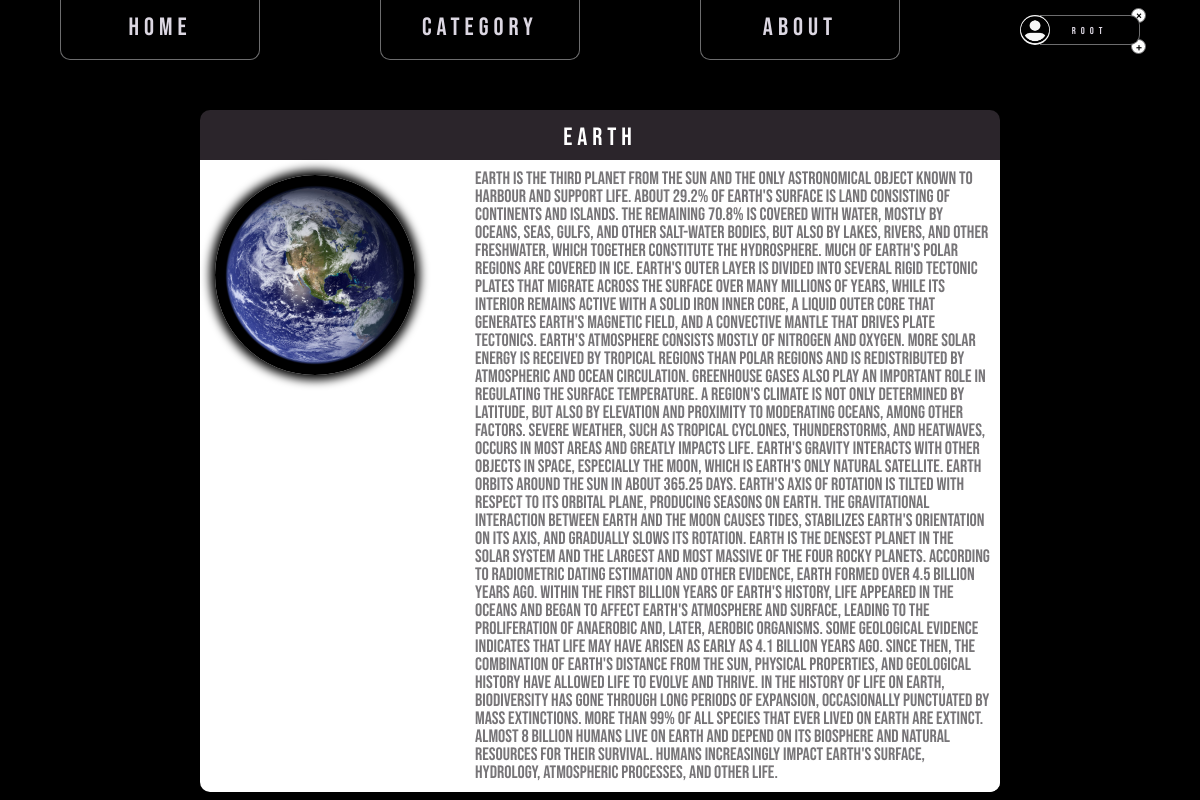
The app's page /category/info/earth/ (signed in) with its own data.
### planets/models.py (models this page shows, shortened)
class Planets(models.Model):
    title = models.CharField(max_length=255)
    slug = models.SlugField(max_length=255, unique=True, db_index=True)
    content = models.TextField(blank=True)
    photo = models.ImageField(upload_to='photos/%Y/%m/%d/')
    is_published = models.BooleanField(default=True)
    cat = models.ForeignKey('Category', on_delete=models.PROTECT)

### planets/views.py (the view)
# urls.py: path('category/info/<slug:cos_slug>/', Show_post.as_view(), name='info'),
class Show_post(ListView):
    model = Planets
    template_name = 'planets/show_post.html'
    context_object_name = 'post'
    slug_url_kwarg = 'cos_slug'
    def get_queryset(self):
        return Planets.objects.filter(slug=self.kwargs['cos_slug'], is_published=True)
    def get_context_data(self, **kwargs):
        context = super().get_context_data(**kwargs)
        context['title'] = self.kwargs['cos_slug']
        context['menu'] = menu
        return context

### planets/templates/planets/show_post.html
{% extends 'planets/base.html' %}
{% block content %}
    {% for p in post %}
    <div class="content-post">
        <div class="content-post__planets">
            <div class="content-post__planets__name">{{ p.title }}</div>
            <div class="content-post__planets__info">
                <img class="content-post__planets__info content-post__planets__info_foto" src="{{ p.photo.url }}" alt="Sorry" width="200px" height="200px" />
                <div class="content-post__planets__info content-post__planets__info_cat-id">{{ p.content }}</div>
            </div>
        </div>
    </div>
    {% endfor %}
{% endblock %}

### planets/templates/planets/base.html (shortened to what this page needs)
{% load static %}
<!DOCTYPE html>
<html lang="ru">
<head>
    <link type="text/css" href="{% static 'planets/css/style.css' %}" rel="stylesheet" />
</head>
<body>
    <div class="menu">
        <ul class="menu__link">
            {% for m in menu%}
            <li>
                <a href="{% url m.url_name %}" class="menu__link menu__link_home">{{ m.title }}</a>
            </li>
            {% endfor %}
            {% if request.user.is_authenticated %}
            <li><a href="{% url 'logout' %}" class="menu__link__exit"><span class="menu__link__exit menu__link__exit_cross">×</span></a>
            <a href="{% url 'user' %}" class="menu__link__foto"><img class="menu__link__foto menu__link__foto_png" src="{% static 'planets/images/user.png' %}" alt="Sorry"/><span class="menu__link__foto menu__link__foto_text">{{ user.username }}</span></a>
            <a href="{% url 'add_page' %}" class="menu__link__add"><span class="menu__link__add menu__link__add_plus">+</span></a>
            {% endif %}
        </ul>
    </div>
    {% block content %}
    {% endblock %}
</body>
</html>

### planets/static/planets/css/style.css (style rules this page uses)
* { padding: 0; margin: 0; border: 0; }
*, *:before, *:after { -moz-box-sizing: border-box; -webkit-box-sizing: border-box; box-sizing: border-box; }
html, body { height: 100%; width: 100%; font-size: 100%; line-height: 1; font-size: 14px; -ms-text-size-adjust: 100%; -moz-text-size-adjust: 100%; -webkit-text-size-adjust: 100%; }
a, a:visited { text-decoration: none; }
ul li { list-style: none; }
img { vertical-align: top; }
body { background-color: black; }
.menu { -webkit-box-shadow: 0 0 10px 5px black; box-shadow: 0 0 10px 5px black; }
.menu__link { background-color: black; height: 60px; display: -webkit-box; display: -ms-flexbox; display: flex; -ms-flex-pack: distribute; justify-content: space-around; font-size: 25px; color: #ddd8e3fe; font-family: 'Bebas Neue'; letter-spacing: 5px; text-align: center; }
.menu__link_home { padding: 15px 0 0 0; width: 200px; border: 1px solid #6d6d6e; border-top: none; border-radius: 0 0 10px 10px; }
.menu__link__foto { display: -webkit-box; display: -ms-flexbox; display: flex; color: #ddd8e3fe; height: 30px; border-radius: 10px; }
.menu__link__foto_png { border-radius: 50%; border: none; width: 30px; height: 30px; position: relative; z-index: 2; }
.menu__link__foto_text { position: relative; z-index: 1; background-color: black; display: block; font-size: 10px; margin: 0 0 0 -10px; border: 1px solid #6d6d6e; border-left: none; padding: 10px 0 0 0; border-radius: 0 10px 10px 0; width: 100px; height: 30px; }
.menu__link__exit { display: block; width: 15px; height: 15px; margin-left: auto; position: relative; z-index: 0; left: 3px; top: 4px; }
.menu__link__exit_cross { color: black; font-size: 15px; border: 1px solid #6d6d6e; border-radius: 50%; padding: 0 0 0 4px; background-color: white; }
.menu__link__add { display: block; width: 15px; height: 15px; margin-left: auto; position: relative; z-index: 0; }
.menu__link__add_plus { color: black; font-size: 15px; border: 1px solid #6d6d6e; border-radius: 50%; padding: 1px 0 0 4px; background-color: white; left: 6px; bottom: 6px; }
.content-post { margin: 50px 200px 0 200px; }
.content-post__planets__name { color: white; background-color: #2b252b; height: 50px; text-align: center; padding: 15px 0 0 0; border-radius: 10px 10px 0 0; letter-spacing: 5px; font-family: 'Bebas Neue'; font-size: 25px; }
.content-post__planets__info { display: -webkit-box; display: -ms-flexbox; display: flex; border-radius: 0 0 10px 10px; background-color: white; }
.content-post__planets__info_cat-id { color: #777578; font-family: 'Bebas Neue'; padding: 10px; font-size: 18px; }
.content-post__planets__info_foto { margin: 15px 50px 0 15px; border-radius: 50%; -webkit-box-shadow: 0 0 10px 5px black; box-shadow: 0 0 10px 5px black; }

### records on screen
Planets: title "Earth", photo (picture), content "Earth is the third planet from the Sun and the only astronomical object known to harbour and support life. About 29.2% of Earth's surface is land consisting of continents and islands. The remaining 70.8% is covered with water, mostly by oceans, seas, gulfs, and other salt-water bodies, but also by lakes, rivers, and other freshwater, which together constitute the hydrosphere. Much of Earth's polar regions are covered in ice. Earth's outer layer is divided into several rigid tectonic plates that migrate across the surface over many millions of years, while its interior remains active with a solid iron inner core, a liquid outer core that generates Earth's magnetic field, and a convective…"

### other values on screen
{{ m.title }} "Home" "Category" "About"
{{ user.username }} "root"
